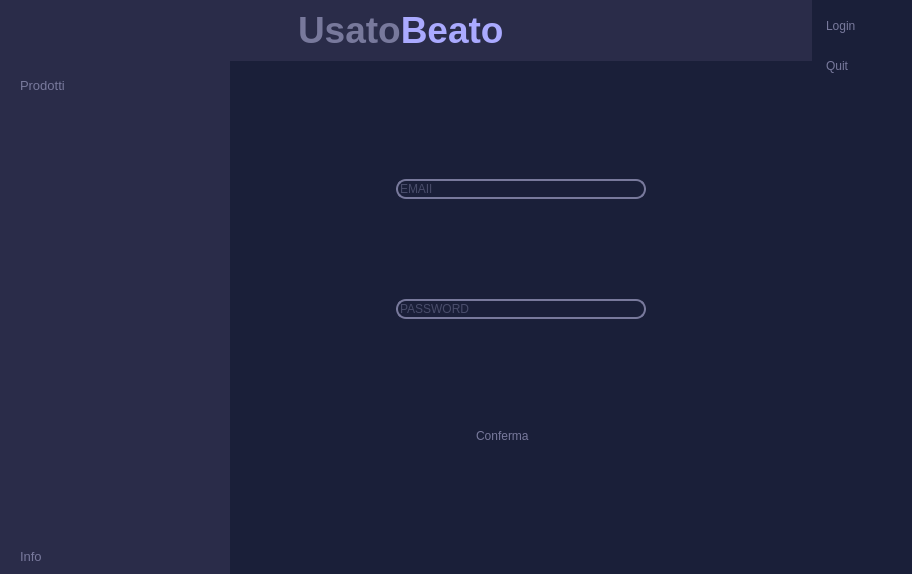
<?xml version="1.0" encoding="UTF-8"?>
<ui version="4.0">
 <class>Form</class>
 <widget class="QWidget" name="Form">
  <property name="geometry">
   <rect>
    <x>0</x>
    <y>0</y>
    <width>912</width>
    <height>574</height>
   </rect>
  </property>
  <property name="windowTitle">
   <string>Form</string>
  </property>
  <property name="styleSheet">
   <string notr="true">
*{
color: #78799c;
border: none;
}

#frame_2, #frame_5{
	background-color: #2a2c49;
}

#mainBody,#Form{
	background-color: #1a1f39;
}

QLineEdit{
	background-color:transparent;
}

#searchFrame, QLineEdit{
	border-radius: 10px;
	border: 2px solid #78799c;
}

#appHeader{
	color:#78799c;
}

#prodottiHeader{
	color:  #a06ce3;
}

#avantiarw{
	border: 1px solid #a06ce3;
	background-color: #a06ce3 ;
	border-radius: 5px;
	
}

#finestreSecondarie{
	background-color: #2a2c49;
	border: solid;
	border-radius: 20px;
}

QLabel{
	color:#78799c;
}

#mainFrame{
	background-color: #2a2c49;
}

#homeBtn{
	color:#78799c;
	background-color:#1a1f39;
	padding : 10px 5px;
	text-align:left;
	border-top-left-radius:25px;
}

QPushButton{
	padding : 10px 5px;
	text-align:left;
	color:#78799c;
	font: 10pt &quot;Leelawadee UI&quot;;
}


#frame_3{
	background-color:#2a2c49;
	border: solid;
	border-radius: 20px;
}
QTableWidget{
	background-color:#2a2c49;
	border: solid;
}
#leftMenu,#frame{
background-color: #2a2c49;
}
</string>
  </property>
  <layout class="QHBoxLayout" name="horizontalLayout">
   <property name="spacing">
    <number>0</number>
   </property>
   <property name="leftMargin">
    <number>0</number>
   </property>
   <property name="topMargin">
    <number>0</number>
   </property>
   <property name="rightMargin">
    <number>0</number>
   </property>
   <property name="bottomMargin">
    <number>0</number>
   </property>
   <item>
    <widget class="QCustomSlideMenu" name="leftMenu" native="true">
     <property name="minimumSize">
      <size>
       <width>0</width>
       <height>0</height>
      </size>
     </property>
     <layout class="QVBoxLayout" name="verticalLayout">
      <property name="spacing">
       <number>0</number>
      </property>
      <property name="leftMargin">
       <number>0</number>
      </property>
      <property name="topMargin">
       <number>0</number>
      </property>
      <property name="rightMargin">
       <number>0</number>
      </property>
      <property name="bottomMargin">
       <number>0</number>
      </property>
      <item>
       <widget class="QFrame" name="frame_10">
        <property name="frameShape">
         <enum>QFrame::StyledPanel</enum>
        </property>
        <property name="frameShadow">
         <enum>QFrame::Raised</enum>
        </property>
        <layout class="QHBoxLayout" name="horizontalLayout_10">
         <property name="spacing">
          <number>0</number>
         </property>
         <property name="leftMargin">
          <number>0</number>
         </property>
         <property name="topMargin">
          <number>68</number>
         </property>
         <property name="rightMargin">
          <number>0</number>
         </property>
         <property name="bottomMargin">
          <number>0</number>
         </property>
        </layout>
       </widget>
      </item>
      <item>
       <widget class="QFrame" name="frame_8">
        <property name="sizePolicy">
         <sizepolicy hsizetype="Preferred" vsizetype="Expanding">
          <horstretch>0</horstretch>
          <verstretch>0</verstretch>
         </sizepolicy>
        </property>
        <property name="frameShape">
         <enum>QFrame::StyledPanel</enum>
        </property>
        <property name="frameShadow">
         <enum>QFrame::Raised</enum>
        </property>
        <layout class="QVBoxLayout" name="verticalLayout_9">
         <property name="spacing">
          <number>0</number>
         </property>
         <property name="leftMargin">
          <number>0</number>
         </property>
         <property name="topMargin">
          <number>0</number>
         </property>
         <property name="rightMargin">
          <number>0</number>
         </property>
         <property name="bottomMargin">
          <number>0</number>
         </property>
         <item>
          <widget class="QFrame" name="frame_9">
           <property name="sizePolicy">
            <sizepolicy hsizetype="Preferred" vsizetype="Expanding">
             <horstretch>0</horstretch>
             <verstretch>0</verstretch>
            </sizepolicy>
           </property>
           <property name="minimumSize">
            <size>
             <width>230</width>
             <height>506</height>
            </size>
           </property>
           <property name="maximumSize">
            <size>
             <width>230</width>
             <height>16777215</height>
            </size>
           </property>
           <property name="frameShape">
            <enum>QFrame::StyledPanel</enum>
           </property>
           <property name="frameShadow">
            <enum>QFrame::Raised</enum>
           </property>
           <layout class="QVBoxLayout" name="verticalLayout_10">
            <property name="spacing">
             <number>10</number>
            </property>
            <property name="leftMargin">
             <number>15</number>
            </property>
            <property name="topMargin">
             <number>0</number>
            </property>
            <property name="rightMargin">
             <number>0</number>
            </property>
            <property name="bottomMargin">
             <number>0</number>
            </property>
            <item>
             <widget class="QPushButton" name="prodottiBtn_2">
              <property name="font">
               <font>
                <family>Leelawadee UI</family>
                <pointsize>10</pointsize>
                <weight>50</weight>
                <italic>false</italic>
                <bold>false</bold>
               </font>
              </property>
              <property name="cursor">
               <cursorShape>PointingHandCursor</cursorShape>
              </property>
              <property name="text">
               <string>Prodotti</string>
              </property>
              <property name="icon">
               <iconset resource="resources.qrc">
                <normaloff>:/assets/#78799c(purple) icons/shopping-cart.svg</normaloff>:/assets/#78799c(purple) icons/shopping-cart.svg</iconset>
              </property>
              <property name="iconSize">
               <size>
                <width>24</width>
                <height>24</height>
               </size>
              </property>
             </widget>
            </item>
            <item alignment="Qt::AlignBottom">
             <widget class="QPushButton" name="infoBtn_2">
              <property name="font">
               <font>
                <family>Leelawadee UI</family>
                <pointsize>10</pointsize>
                <weight>50</weight>
                <italic>false</italic>
                <bold>false</bold>
               </font>
              </property>
              <property name="cursor">
               <cursorShape>PointingHandCursor</cursorShape>
              </property>
              <property name="text">
               <string>Info</string>
              </property>
              <property name="icon">
               <iconset resource="resources.qrc">
                <normaloff>:/assets/#78799c(purple) icons/info.svg</normaloff>:/assets/#78799c(purple) icons/info.svg</iconset>
              </property>
              <property name="iconSize">
               <size>
                <width>24</width>
                <height>24</height>
               </size>
              </property>
             </widget>
            </item>
           </layout>
          </widget>
         </item>
        </layout>
       </widget>
      </item>
     </layout>
    </widget>
   </item>
   <item>
    <widget class="QWidget" name="mainBody" native="true">
     <property name="sizePolicy">
      <sizepolicy hsizetype="Expanding" vsizetype="Preferred">
       <horstretch>0</horstretch>
       <verstretch>0</verstretch>
      </sizepolicy>
     </property>
     <layout class="QVBoxLayout" name="verticalLayout_2">
      <property name="spacing">
       <number>0</number>
      </property>
      <property name="leftMargin">
       <number>0</number>
      </property>
      <property name="topMargin">
       <number>0</number>
      </property>
      <property name="rightMargin">
       <number>0</number>
      </property>
      <property name="bottomMargin">
       <number>0</number>
      </property>
      <item>
       <widget class="QFrame" name="frame">
        <property name="minimumSize">
         <size>
          <width>100</width>
          <height>50</height>
         </size>
        </property>
        <property name="frameShape">
         <enum>QFrame::StyledPanel</enum>
        </property>
        <property name="frameShadow">
         <enum>QFrame::Raised</enum>
        </property>
        <layout class="QHBoxLayout" name="horizontalLayout_2">
         <item>
          <widget class="QPushButton" name="pushButton">
           <property name="enabled">
            <bool>true</bool>
           </property>
           <property name="minimumSize">
            <size>
             <width>24</width>
             <height>24</height>
            </size>
           </property>
           <property name="maximumSize">
            <size>
             <width>24</width>
             <height>24</height>
            </size>
           </property>
           <property name="text">
            <string/>
           </property>
           <property name="icon">
            <iconset resource="resources.qrc">
             <normaloff>:/assets/#78799c(purple) icons/menu.svg</normaloff>:/assets/#78799c(purple) icons/menu.svg</iconset>
           </property>
           <property name="iconSize">
            <size>
             <width>24</width>
             <height>24</height>
            </size>
           </property>
          </widget>
         </item>
         <item alignment="Qt::AlignHCenter">
          <widget class="QLabel" name="label">
           <property name="text">
            <string>&lt;html&gt;&lt;head/&gt;&lt;body&gt;&lt;p&gt;&lt;span style=&quot; font-size:28pt; font-weight:600;&quot;&gt;Usato&lt;/span&gt;&lt;span style=&quot; font-size:28pt; font-weight:600; color:#aaaaff;&quot;&gt;Beato&lt;/span&gt;&lt;/p&gt;&lt;/body&gt;&lt;/html&gt;</string>
           </property>
          </widget>
         </item>
         <item alignment="Qt::AlignRight">
          <widget class="QPushButton" name="pushButton_5">
           <property name="text">
            <string/>
           </property>
           <property name="icon">
            <iconset resource="resources.qrc">
             <normaloff>:/assets/#78799c(purple) icons/user.svg</normaloff>:/assets/#78799c(purple) icons/user.svg</iconset>
           </property>
           <property name="iconSize">
            <size>
             <width>24</width>
             <height>24</height>
            </size>
           </property>
          </widget>
         </item>
        </layout>
       </widget>
      </item>
      <item>
       <widget class="QStackedWidget" name="stackedWidget">
        <property name="currentIndex">
         <number>1</number>
        </property>
        <widget class="QWidget" name="prodottiPG">
         <layout class="QVBoxLayout" name="verticalLayout_3">
          <item>
           <widget class="QFrame" name="frame_2">
            <property name="sizePolicy">
             <sizepolicy hsizetype="Preferred" vsizetype="Expanding">
              <horstretch>0</horstretch>
              <verstretch>0</verstretch>
             </sizepolicy>
            </property>
            <property name="frameShape">
             <enum>QFrame::StyledPanel</enum>
            </property>
            <property name="frameShadow">
             <enum>QFrame::Raised</enum>
            </property>
            <layout class="QVBoxLayout" name="verticalLayout_11">
             <item>
              <widget class="QFrame" name="frame_11">
               <property name="minimumSize">
                <size>
                 <width>1</width>
                 <height>100</height>
                </size>
               </property>
               <property name="frameShape">
                <enum>QFrame::StyledPanel</enum>
               </property>
               <property name="frameShadow">
                <enum>QFrame::Raised</enum>
               </property>
               <layout class="QHBoxLayout" name="horizontalLayout_6">
                <item alignment="Qt::AlignLeft">
                 <widget class="QWidget" name="widget_3" native="true">
                  <layout class="QHBoxLayout" name="horizontalLayout_7">
                   <item>
                    <widget class="QPushButton" name="pushButton_6">
                     <property name="text">
                      <string/>
                     </property>
                     <property name="icon">
                      <iconset>
                       <normaloff>:/purpleIcons/assets/#78799c(purple) icons/search.svg</normaloff>:/purpleIcons/assets/#78799c(purple) icons/search.svg</iconset>
                     </property>
                    </widget>
                   </item>
                   <item>
                    <widget class="QLineEdit" name="lineEdit_2"/>
                   </item>
                  </layout>
                 </widget>
                </item>
                <item>
                 <widget class="QWidget" name="widget_4" native="true">
                  <layout class="QVBoxLayout" name="verticalLayout_12">
                   <item>
                    <widget class="QComboBox" name="comboBox_4">
                     <property name="currentText">
                      <string>Ultimo Giorno</string>
                     </property>
                     <property name="iconSize">
                      <size>
                       <width>24</width>
                       <height>24</height>
                      </size>
                     </property>
                     <property name="placeholderText" stdset="0">
                      <string>Filtra Data</string>
                     </property>
                     <item>
                      <property name="text">
                       <string>Ultimo Giorno</string>
                      </property>
                     </item>
                     <item>
                      <property name="text">
                       <string>Ultima Settimana</string>
                      </property>
                     </item>
                     <item>
                      <property name="text">
                       <string>Ultimo Mese</string>
                      </property>
                     </item>
                    </widget>
                   </item>
                   <item>
                    <widget class="QComboBox" name="comboBox_5">
                     <property name="placeholderText" stdset="0">
                      <string>Filtra Categoria</string>
                     </property>
                    </widget>
                   </item>
                   <item>
                    <widget class="QComboBox" name="comboBox_6">
                     <property name="placeholderText" stdset="0">
                      <string>Filtra Prezzo</string>
                     </property>
                     <item>
                      <property name="text">
                       <string>0€ - 10€ </string>
                      </property>
                     </item>
                     <item>
                      <property name="text">
                       <string>10€ - 20€</string>
                      </property>
                     </item>
                     <item>
                      <property name="text">
                       <string>20€ - 50€</string>
                      </property>
                     </item>
                     <item>
                      <property name="text">
                       <string>&gt;50€</string>
                      </property>
                     </item>
                    </widget>
                   </item>
                  </layout>
                 </widget>
                </item>
               </layout>
              </widget>
             </item>
             <item>
              <widget class="QFrame" name="frame_12">
               <property name="sizePolicy">
                <sizepolicy hsizetype="Preferred" vsizetype="Expanding">
                 <horstretch>0</horstretch>
                 <verstretch>0</verstretch>
                </sizepolicy>
               </property>
               <property name="frameShape">
                <enum>QFrame::StyledPanel</enum>
               </property>
               <property name="frameShadow">
                <enum>QFrame::Raised</enum>
               </property>
               <layout class="QHBoxLayout" name="horizontalLayout_8">
                <item>
                 <widget class="QTableWidget" name="tableWidget_2"/>
                </item>
               </layout>
              </widget>
             </item>
            </layout>
           </widget>
          </item>
         </layout>
        </widget>
        <widget class="QWidget" name="loginPG">
         <layout class="QVBoxLayout" name="verticalLayout_5">
          <property name="spacing">
           <number>0</number>
          </property>
          <item>
           <widget class="QWidget" name="widget" native="true">
            <layout class="QVBoxLayout" name="verticalLayout_6">
             <property name="spacing">
              <number>0</number>
             </property>
             <item alignment="Qt::AlignHCenter">
              <widget class="QLineEdit" name="lineEdit">
               <property name="minimumSize">
                <size>
                 <width>250</width>
                 <height>0</height>
                </size>
               </property>
               <property name="maximumSize">
                <size>
                 <width>250</width>
                 <height>16777215</height>
                </size>
               </property>
               <property name="placeholderText">
                <string>EMAIl</string>
               </property>
              </widget>
             </item>
             <item alignment="Qt::AlignHCenter">
              <widget class="QLineEdit" name="lineEdit_3">
               <property name="minimumSize">
                <size>
                 <width>250</width>
                 <height>0</height>
                </size>
               </property>
               <property name="maximumSize">
                <size>
                 <width>250</width>
                 <height>16777215</height>
                </size>
               </property>
               <property name="placeholderText">
                <string>PASSWORD</string>
               </property>
              </widget>
             </item>
             <item alignment="Qt::AlignHCenter">
              <widget class="QPushButton" name="pushButton_2">
               <property name="minimumSize">
                <size>
                 <width>100</width>
                 <height>0</height>
                </size>
               </property>
               <property name="maximumSize">
                <size>
                 <width>100</width>
                 <height>16777215</height>
                </size>
               </property>
               <property name="cursor">
                <cursorShape>PointingHandCursor</cursorShape>
               </property>
               <property name="text">
                <string>Conferma</string>
               </property>
              </widget>
             </item>
            </layout>
           </widget>
          </item>
         </layout>
        </widget>
       </widget>
      </item>
     </layout>
    </widget>
   </item>
   <item alignment="Qt::AlignTop">
    <widget class="QWidget" name="rightMenu" native="true">
     <property name="minimumSize">
      <size>
       <width>100</width>
       <height>0</height>
      </size>
     </property>
     <layout class="QVBoxLayout" name="verticalLayout_4">
      <item>
       <widget class="QPushButton" name="pushButton_3">
        <property name="text">
         <string>Login</string>
        </property>
        <property name="icon">
         <iconset resource="resources.qrc">
          <normaloff>:/assets/#78799c(purple) icons/log-in.svg</normaloff>:/assets/#78799c(purple) icons/log-in.svg</iconset>
        </property>
        <property name="iconSize">
         <size>
          <width>24</width>
          <height>24</height>
         </size>
        </property>
       </widget>
      </item>
      <item>
       <widget class="QPushButton" name="pushButton_4">
        <property name="text">
         <string>Quit</string>
        </property>
        <property name="icon">
         <iconset resource="resources.qrc">
          <normaloff>:/assets/#78799c(purple) icons/x-circle.svg</normaloff>:/assets/#78799c(purple) icons/x-circle.svg</iconset>
        </property>
        <property name="iconSize">
         <size>
          <width>24</width>
          <height>24</height>
         </size>
        </property>
       </widget>
      </item>
     </layout>
    </widget>
   </item>
  </layout>
 </widget>
 <customwidgets>
  <customwidget>
   <class>QCustomSlideMenu</class>
   <extends>QWidget</extends>
   <header location="global">Custom_Widgets.Widgets.h</header>
   <container>1</container>
  </customwidget>
 </customwidgets>
 <resources>
  <include location="resources.qrc"/>
 </resources>
 <connections/>
</ui>
